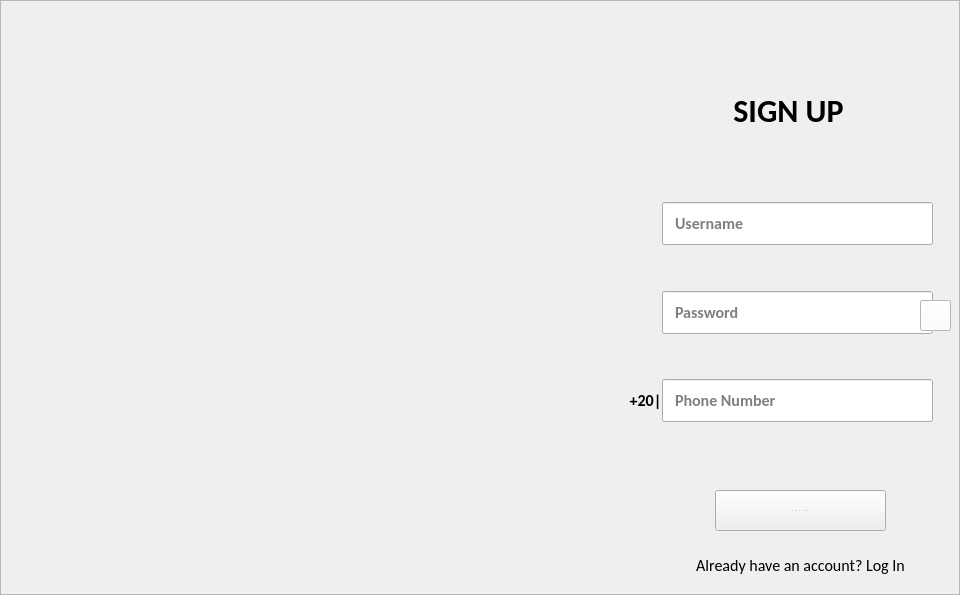
     <widget class="QFrame" name="frameSignUp">
      <property name="enabled">
       <bool>true</bool>
      </property>
      <property name="maximumSize">
       <size>
        <width>1000</width>
        <height>600</height>
       </size>
      </property>
      <property name="styleSheet">
       <string notr="true"/>
      </property>
      <property name="frameShape">
       <enum>QFrame::StyledPanel</enum>
      </property>
      <property name="frameShadow">
       <enum>QFrame::Raised</enum>
      </property>
      <widget class="QPushButton" name="btnSignUp">
       <property name="geometry">
        <rect>
         <x>715</x>
         <y>490</y>
         <width>171</width>
         <height>41</height>
        </rect>
       </property>
       <property name="sizePolicy">
        <sizepolicy hsizetype="Minimum" vsizetype="Expanding">
         <horstretch>0</horstretch>
         <verstretch>0</verstretch>
        </sizepolicy>
       </property>
       <property name="font">
        <font>
         <family>Calibri</family>
         <pointsize>-1</pointsize>
         <fontweight>DemiBold</fontweight>
        </font>
       </property>
       <property name="toolTip">
        <string>Create Account</string>
       </property>
       <property name="autoFillBackground">
        <bool>false</bool>
       </property>
       <property name="styleSheet">
        <string notr="true"> letter-spacing: 2px;</string>
       </property>
       <property name="text">
        <string>Sign Up</string>
       </property>
       <property name="checkable">
        <bool>false</bool>
       </property>
      </widget>
      <widget class="QLineEdit" name="linePassword_2">
       <property name="geometry">
        <rect>
         <x>662</x>
         <y>291</y>
         <width>271</width>
         <height>43</height>
        </rect>
       </property>
       <property name="font">
        <font>
         <family>Calibri</family>
         <pointsize>-1</pointsize>
         <bold>true</bold>
        </font>
       </property>
       <property name="styleSheet">
        <string notr="true">


  border-redius:10px;
  padding: 10px;
  font-size:16px
  

	</string>
       </property>
       <property name="inputMask">
        <string notr="true"/>
       </property>
       <property name="text">
        <string/>
       </property>
       <property name="maxLength">
        <number>32767</number>
       </property>
       <property name="echoMode">
        <enum>QLineEdit::Password</enum>
       </property>
       <property name="alignment">
        <set>Qt::AlignLeading|Qt::AlignLeft|Qt::AlignVCenter</set>
       </property>
       <property name="placeholderText">
        <string notr="true">Password</string>
       </property>
      </widget>
      <widget class="QLineEdit" name="LineUserName_2">
       <property name="geometry">
        <rect>
         <x>662</x>
         <y>202</y>
         <width>271</width>
         <height>43</height>
        </rect>
       </property>
       <property name="font">
        <font>
         <family>Calibri</family>
         <pointsize>-1</pointsize>
         <bold>true</bold>
        </font>
       </property>
       <property name="styleSheet">
        <string notr="true">


  border-redius:10px;
  padding: 10px;
  font-size:16px
  

	</string>
       </property>
       <property name="inputMask">
        <string notr="true"/>
       </property>
       <property name="text">
        <string/>
       </property>
       <property name="maxLength">
        <number>32767</number>
       </property>
       <property name="alignment">
        <set>Qt::AlignLeading|Qt::AlignLeft|Qt::AlignVCenter</set>
       </property>
       <property name="placeholderText">
        <string notr="true">Username</string>
       </property>
      </widget>
      <widget class="QLabel" name="LabelSignUp">
       <property name="geometry">
        <rect>
         <x>710</x>
         <y>90</y>
         <width>157</width>
         <height>41</height>
        </rect>
       </property>
       <property name="font">
        <font>
         <family>Calibri</family>
         <pointsize>-1</pointsize>
         <bold>true</bold>
        </font>
       </property>
       <property name="autoFillBackground">
        <bool>false</bool>
       </property>
       <property name="styleSheet">
        <string notr="true">font-size:32px;
background:transparent;
color:black;</string>
       </property>
       <property name="text">
        <string>SIGN UP</string>
       </property>
       <property name="textFormat">
        <enum>Qt::MarkdownText</enum>
       </property>
       <property name="alignment">
        <set>Qt::AlignCenter</set>
       </property>
      </widget>
      <widget class="QLabel" name="labelImage_2">
       <property name="geometry">
        <rect>
         <x>40</x>
         <y>100</y>
         <width>571</width>
         <height>461</height>
        </rect>
       </property>
       <property name="styleSheet">
        <string notr="true">
border-top-eft-redius: 30px;</string>
       </property>
       <property name="text">
        <string/>
       </property>
       <property name="pixmap">
        <pixmap resource="img.qrc">:/img/ach.jpg</pixmap>
       </property>
       <property name="scaledContents">
        <bool>true</bool>
       </property>
      </widget>
      <widget class="QPushButton" name="btn_ToLogin">
       <property name="geometry">
        <rect>
         <x>660</x>
         <y>545</y>
         <width>281</width>
         <height>41</height>
        </rect>
       </property>
       <property name="sizePolicy">
        <sizepolicy hsizetype="Minimum" vsizetype="Expanding">
         <horstretch>0</horstretch>
         <verstretch>0</verstretch>
        </sizepolicy>
       </property>
       <property name="font">
        <font>
         <family>Calibri</family>
         <pointsize>-1</pointsize>
         <fontweight>DemiBold</fontweight>
        </font>
       </property>
       <property name="toolTip">
        <string/>
       </property>
       <property name="autoFillBackground">
        <bool>false</bool>
       </property>
       <property name="styleSheet">
        <string notr="true"> letter-spacing: 0px;
font-size:16px;
background:transparent;
border:none;
color:black;
</string>
       </property>
       <property name="text">
        <string>Already have an account? Log In</string>
       </property>
       <property name="checkable">
        <bool>false</bool>
       </property>
      </widget>
      <widget class="QLineEdit" name="linePhone">
       <property name="geometry">
        <rect>
         <x>662</x>
         <y>379</y>
         <width>271</width>
         <height>43</height>
        </rect>
       </property>
       <property name="font">
        <font>
         <family>Calibri</family>
         <pointsize>-1</pointsize>
         <bold>true</bold>
        </font>
       </property>
       <property name="styleSheet">
        <string notr="true">


  border-redius:10px;
  padding: 10px;
  font-size:16px
  

	</string>
       </property>
       <property name="inputMask">
        <string notr="true"/>
       </property>
       <property name="text">
        <string/>
       </property>
       <property name="maxLength">
        <number>32767</number>
       </property>
       <property name="echoMode">
        <enum>QLineEdit::Normal</enum>
       </property>
       <property name="alignment">
        <set>Qt::AlignLeading|Qt::AlignLeft|Qt::AlignVCenter</set>
       </property>
       <property name="dragEnabled">
        <bool>false</bool>
       </property>
       <property name="placeholderText">
        <string notr="true">Phone Number</string>
       </property>
       <property name="clearButtonEnabled">
        <bool>false</bool>
       </property>
      </widget>
      <widget class="QLabel" name="Login_3">
       <property name="geometry">
        <rect>
         <x>620</x>
         <y>380</y>
         <width>51</width>
         <height>41</height>
        </rect>
       </property>
       <property name="font">
        <font>
         <family>Calibri</family>
         <pointsize>-1</pointsize>
         <bold>true</bold>
        </font>
       </property>
       <property name="autoFillBackground">
        <bool>false</bool>
       </property>
       <property name="styleSheet">
        <string notr="true">font-size:16px;
background:transparent;</string>
       </property>
       <property name="text">
        <string>+20|</string>
       </property>
       <property name="textFormat">
        <enum>Qt::MarkdownText</enum>
       </property>
       <property name="alignment">
        <set>Qt::AlignCenter</set>
       </property>
      </widget>
      <widget class="QPushButton" name="visible_btn_3">
       <property name="geometry">
        <rect>
         <x>920</x>
         <y>300</y>
         <width>31</width>
         <height>31</height>
        </rect>
       </property>
       <property name="styleSheet">
        <string notr="true">background:white;</string>
       </property>
       <property name="text">
        <string/>
       </property>
       <property name="icon">
        <iconset resource="img.qrc">
         <normaloff>:/img/visibility_off.png</normaloff>:/img/visibility_off.png</iconset>
       </property>
       <property name="iconSize">
        <size>
         <width>20</width>
         <height>20</height>
        </size>
       </property>
       <property name="flat">
        <bool>false</bool>
       </property>
      </widget>
      <widget class="QPushButton" name="visible_btn_4">
       <property name="geometry">
        <rect>
         <x>920</x>
         <y>300</y>
         <width>31</width>
         <height>31</height>
        </rect>
       </property>
       <property name="styleSheet">
        <string notr="true">background:white;</string>
       </property>
       <property name="text">
        <string/>
       </property>
       <property name="icon">
        <iconset resource="img.qrc">
         <normaloff>:/img/visibility.png</normaloff>:/img/visibility.png</iconset>
       </property>
       <property name="iconSize">
        <size>
         <width>20</width>
         <height>20</height>
        </size>
       </property>
       <property name="flat">
        <bool>false</bool>
       </property>
      </widget>
      <zorder>btnSignUp</zorder>
      <zorder>linePassword_2</zorder>
      <zorder>LineUserName_2</zorder>
      <zorder>LabelSignUp</zorder>
      <zorder>labelImage_2</zorder>
      <zorder>btn_ToLogin</zorder>
      <zorder>linePhone</zorder>
      <zorder>Login_3</zorder>
      <zorder>visible_btn_4</zorder>
      <zorder>visible_btn_3</zorder>
     </widget>
